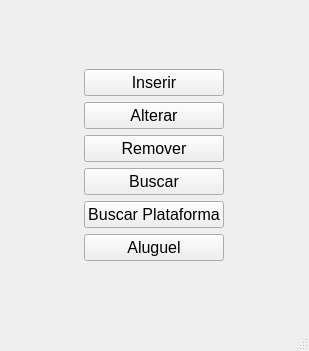
<?xml version="1.0" encoding="UTF-8"?>
<ui version="4.0">
 <class>MainWindow</class>
 <widget class="QMainWindow" name="MainWindow">
  <property name="geometry">
   <rect>
    <x>0</x>
    <y>0</y>
    <width>309</width>
    <height>351</height>
   </rect>
  </property>
  <property name="windowTitle">
   <string>MainWindow</string>
  </property>
  <widget class="QWidget" name="centralwidget">
   <layout class="QVBoxLayout" name="verticalLayout">
    <item>
     <layout class="QGridLayout" name="gridLayout_2">
      <item row="0" column="1">
       <spacer name="verticalSpacer_2">
        <property name="orientation">
         <enum>Qt::Vertical</enum>
        </property>
        <property name="sizeHint" stdset="0">
         <size>
          <width>20</width>
          <height>18</height>
         </size>
        </property>
       </spacer>
      </item>
      <item row="1" column="0">
       <spacer name="horizontalSpacer">
        <property name="orientation">
         <enum>Qt::Horizontal</enum>
        </property>
        <property name="sizeHint" stdset="0">
         <size>
          <width>118</width>
          <height>20</height>
         </size>
        </property>
       </spacer>
      </item>
      <item row="1" column="1">
       <layout class="QGridLayout" name="gridLayout">
        <item row="6" column="0">
         <widget class="QPushButton" name="btnAluguel">
          <property name="font">
           <font>
            <family>Yu Gothic UI</family>
            <pointsize>12</pointsize>
           </font>
          </property>
          <property name="text">
           <string>Aluguel</string>
          </property>
         </widget>
        </item>
        <item row="2" column="0">
         <widget class="QPushButton" name="btnAlterar">
          <property name="font">
           <font>
            <family>Yu Gothic UI</family>
            <pointsize>12</pointsize>
           </font>
          </property>
          <property name="text">
           <string>Alterar</string>
          </property>
         </widget>
        </item>
        <item row="3" column="0">
         <widget class="QPushButton" name="btnRemover">
          <property name="font">
           <font>
            <family>Yu Gothic UI</family>
            <pointsize>12</pointsize>
           </font>
          </property>
          <property name="text">
           <string>Remover</string>
          </property>
         </widget>
        </item>
        <item row="5" column="0">
         <widget class="QPushButton" name="btnBuscarPlataforma">
          <property name="font">
           <font>
            <family>Yu Gothic UI</family>
            <pointsize>12</pointsize>
           </font>
          </property>
          <property name="text">
           <string>Buscar Plataforma</string>
          </property>
         </widget>
        </item>
        <item row="4" column="0">
         <widget class="QPushButton" name="btnBuscar">
          <property name="font">
           <font>
            <family>Yu Gothic UI</family>
            <pointsize>12</pointsize>
           </font>
          </property>
          <property name="text">
           <string>Buscar</string>
          </property>
         </widget>
        </item>
        <item row="1" column="0">
         <widget class="QPushButton" name="btnInserir">
          <property name="font">
           <font>
            <family>Yu Gothic UI</family>
            <pointsize>12</pointsize>
           </font>
          </property>
          <property name="text">
           <string>Inserir</string>
          </property>
         </widget>
        </item>
       </layout>
      </item>
      <item row="1" column="2">
       <spacer name="horizontalSpacer_2">
        <property name="orientation">
         <enum>Qt::Horizontal</enum>
        </property>
        <property name="sizeHint" stdset="0">
         <size>
          <width>118</width>
          <height>20</height>
         </size>
        </property>
       </spacer>
      </item>
      <item row="2" column="1">
       <spacer name="verticalSpacer">
        <property name="orientation">
         <enum>Qt::Vertical</enum>
        </property>
        <property name="sizeHint" stdset="0">
         <size>
          <width>20</width>
          <height>38</height>
         </size>
        </property>
       </spacer>
      </item>
     </layout>
    </item>
   </layout>
  </widget>
  <widget class="QMenuBar" name="menubar">
   <property name="geometry">
    <rect>
     <x>0</x>
     <y>0</y>
     <width>309</width>
     <height>21</height>
    </rect>
   </property>
  </widget>
  <widget class="QStatusBar" name="statusbar"/>
 </widget>
 <resources/>
 <connections/>
</ui>
